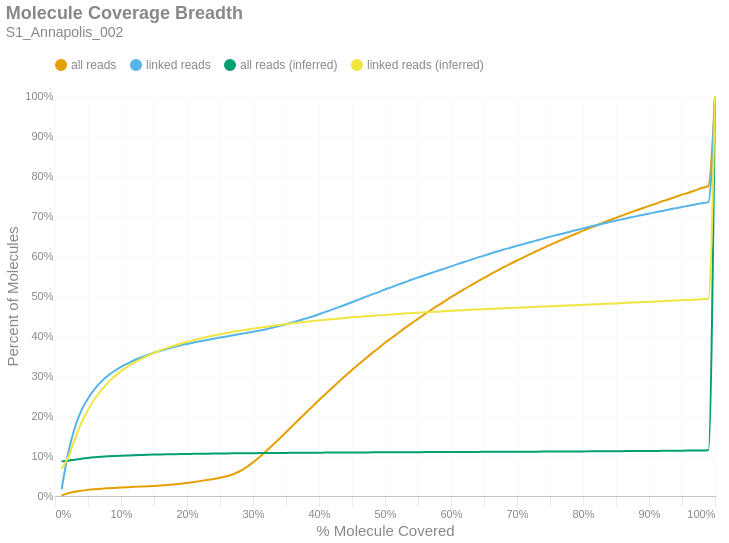

The code cell stored with this chart in its notebook:
### Markdown cell above
### Molecule Read Coverage
This chart shows molecule coverage breadth as computed by the number of bases aligned to that molecule. In other words, "*how much of each unique long molecule is actually sequenced/aligned?*" Keep in mind there is a distinction between sequences and alignments, since some sequences belonging to a particular molecule may not align well and wouldn't appear in the alignment data. This chart also shows molecule coverage breadth as computed by the *inferred fragment* from which the aligned sequences originate. Unlike read coverage, this calculation takes into account the total insert size, including unsequenced gaps between the forward and reverse reads. Like the previous figures, these are cumulative percents.

### Code cell
if SKIPLR:
    print_html(f"Skipped")
else:
    binned_df = consolidated_hist(valids['coverage_bp'], mask, 0.01, True)
    binned_df_inf = consolidated_hist(valids['coverage_inserts'], mask, 0.01, True)
    binned_df = binned_df.with_columns(pl.lit(binned_df_inf['all reads (cumsum)']).alias('all reads (inferred)'))
    binned_df = binned_df.with_columns(pl.lit(binned_df_inf['linked reads (cumsum)']).alias('linked reads (inferred)'))
    binned_df = binned_df.with_columns(
        (pl.col('bin').cast(pl.Float64) + 0.01).alias('right_edge')
    )

    with SafeRender(binned_df):
        (
            density_plot(binned_df, 'Molecule Coverage Breadth', samplename, 'molcov', ['all reads (inferred)','linked reads (inferred)'])
            .encode(
                #x=alt.X('bin:Q', title="% Molecule Covered").axis(format = '%').scale(padding=0),
                x=alt.X('right_edge:Q', title="% Molecule Covered").axis(format='%').scale(padding=0),
                y=alt.Y('value:Q', title='Percent of Molecules')
                    .axis(format='%')
                    .stack(False)
                    .scale(domainMin=0, padding=0),
                color=alt.Color("key:N").scale(domain = ["all reads", "linked reads", "all reads (inferred)", "linked reads (inferred)"]),
                tooltip = [
                    alt.Tooltip("key:N", title = "Data Type"),
                    alt.Tooltip("range_label:N", title="% Molecule Covered"),
                    alt.Tooltip("value:Q", format = ".2%", title="% Molecules")
                ]
            )
        ).display()

### Figure 1 — Vega-Lite specification as saved in the notebook (floating-point values rounded to 4 significant figures)
{"width": "container", "height": 400, "config": {"title": {"anchor": "start", "dy": -15, "fontSize": 18, "color": "#888888", "subtitleColor": "#888888", "subtitleFontSize": 14}, "arc": {"fill": "#0072B2"}, "axis": {"domainColor": "#888888", "domainWidth": 0.5, "gridWidth": 0.2, "grid": false, "titleFontWeight": 400, "titleFontSize": 15, "labelFontSize": 11, "labelColor": "#888888", "tickColor": "#888888", "tickWidth": 0.2, "titleColor": "#888888"}, "axisBand": {"grid": false}, "axisX": {"grid": true, "tickSize": 10, "domainCap": "round"}, "axisY": {"domain": false, "grid": true, "tickSize": 0, "domainCap": "round"}, "background": "transparent", "header": {"labelFontSize": 15, "labelColor": "#888888", "titleFontSize": 15, "titleFontWeight": 600, "titleColor": "#888888"}, "legend": {"labelFont": "sans-serif", "labelFontSize": 12, "labelColor": "#888888", "symbolSize": 100, "symbolType": "circle", "titleFontSize": 12, "titlePadding": 10, "titleColor": "#888888", "title": null, "orient": "top"}, "range": {"category": ["#E69F00", "#56B4E9", "#009E73", "#F0E442", "#0072B2", "#D55E00", "#CC79A7", "#000000"], "diverging": ["#cfe8f3", "#a2d4ec", "#73bfe2", "#46abdb", "#1696d2", "#12719e"]}, "area": {"fill": "#0072B2", "fillOpacity": 0.7, "line": true, "strokeOpacity": 0.7}, "line": {"color": "#0072B2", "stroke": "#0072B2", "strokeWidth": 2}, "trail": {"color": "#0072B2", "stroke": "#0072B2", "strokeWidth": 0, "size": 1}, "point": {"filled": true, "fillOpacity": 1.0, "size": 95}, "text": {"color": "#888888", "fontSize": 11, "align": "right", "fontWeight": 400, "size": 11}, "bar": {"fill": "#0072B2", "stroke": null}, "view": {"stroke": null, "continuousWidth": 660, "continuousHeight": 400}}, "data": {"name": "data-ead243970973a1d2ad05ec29a7162321"}, "mark": {"type": "line", "interpolate": "monotone", "point": {"opacity": 0, "size": 275}}, "encoding": {"color": {"field": "key", "scale": {"domain": ["all reads", "linked reads", "all reads (inferred)", "linked reads (inferred)"]}, "type": "nominal"}, "tooltip": [{"field": "key", "title": "Data Type", "type": "nominal"}, {"field": "range_label", "title": "% Molecule Covered", "type": "nominal"}, {"field": "value", "format": ".2%", "title": "% Molecules", "type": "quantitative"}], "x": {"axis": {"format": "%"}, "field": "right_edge", "scale": {"padding": 0}, "title": "% Molecule Covered", "type": "quantitative"}, "y": {"axis": {"format": "%"}, "field": "value", "scale": {"domainMin": 0, "padding": 0}, "stack": false, "title": "Percent of Molecules", "type": "quantitative"}}, "params": [{"name": "param_c36ac31b6afebe62", "select": {"type": "point", "fields": ["key"]}, "bind": "legend"}], "title": {"text": "Molecule Coverage Breadth", "subtitle": "S1_Annapolis_002"}, "transform": [{"fold": ["all reads (cumsum)", "linked reads (cumsum)", "all reads (inferred)", "linked reads (inferred)"]}, {"calculate": "replace(datum.key, ' (cumsum)', '')", "as": "key"}, {"filter": {"param": "param_c36ac31b6afebe62"}}], "usermeta": {"embedOptions": {"downloadFileName": "S1_Annapolis_002.molcov"}}, "$schema": "https://vega.github.io/schema/vega-lite/v6.1.0.json", "datasets": {"data-ead243970973a1d2ad05ec29a7162321": [{"bin": "0.0", "interval": "0.0-0.01", "all reads": 0.001167, "linked reads": 0.01649, "all reads (cumsum)": 0.001167, "linked reads (cumsum)": 0.01649, "range_label": "0.0-0.01", "all reads (inferred)": 0.08644, "linked reads (inferred)": 0.06804, "right_edge": 0.01}, {"bin": "0.01", "interval": "0.01-0.02", "all reads": 0.005525, "linked reads": 0.09101, "all reads (cumsum)": 0.006692, "linked reads (cumsum)": 0.1075, "range_label": "0.01-0.02", "all reads (inferred)": 0.08823, "linked reads (inferred)": 0.09674, "right_edge": 0.02}, {"bin": "0.02", "interval": "0.02-0.03", "all reads": 0.00388, "linked reads": 0.06316, "all reads (cumsum)": 0.01057, "linked reads (cumsum)": 0.1707, "range_label": "0.02-0.03", "all reads (inferred)": 0.0909, "linked reads (inferred)": 0.1422, "right_edge": 0.03}, {"bin": "0.03", "interval": "0.03-0.04", "all reads": 0.002768, "linked reads": 0.04326, "all reads (cumsum)": 0.01334, "linked reads (cumsum)": 0.2139, "range_label": "0.03-0.04", "all reads (inferred)": 0.09328, "linked reads (inferred)": 0.1831, "right_edge": 0.04}, {"bin": "0.04", "interval": "0.04-0.05", "all reads": 0.001983, "linked reads": 0.03005, "all reads (cumsum)": 0.01532, "linked reads (cumsum)": 0.244, "range_label": "0.04-0.05", "all reads (inferred)": 0.09525, "linked reads (inferred)": 0.2159, "right_edge": 0.05}, {"bin": "0.05", "interval": "0.05-0.06", "all reads": 0.001587, "linked reads": 0.02327, "all reads (cumsum)": 0.01691, "linked reads (cumsum)": 0.2672, "range_label": "0.05-0.06", "all reads (inferred)": 0.09681, "linked reads (inferred)": 0.2425, "right_edge": 0.06}, {"bin": "0.06", "interval": "0.06-0.07", "all reads": 0.001321, "linked reads": 0.01863, "all reads (cumsum)": 0.01823, "linked reads (cumsum)": 0.2859, "range_label": "0.06-0.07", "all reads (inferred)": 0.09808, "linked reads (inferred)": 0.2642, "right_edge": 0.07}, {"bin": "0.07", "interval": "0.07-0.08", "all reads": 0.001072, "linked reads": 0.01458, "all reads (cumsum)": 0.0193, "linked reads (cumsum)": 0.3004, "range_label": "0.07-0.08", "all reads (inferred)": 0.09917, "linked reads (inferred)": 0.2829, "right_edge": 0.08}, {"bin": "0.08", "interval": "0.08-0.09", "all reads": 0.0009719, "linked reads": 0.012, "all reads (cumsum)": 0.02028, "linked reads (cumsum)": 0.3124, "range_label": "0.08-0.09", "all reads (inferred)": 0.1001, "linked reads (inferred)": 0.2984, "right_edge": 0.09}, {"bin": "0.09", "interval": "0.09-0.1", "all reads": 0.0009167, "linked reads": 0.01028, "all reads (cumsum)": 0.02119, "linked reads (cumsum)": 0.3227, "range_label": "0.09-0.1", "all reads (inferred)": 0.1009, "linked reads (inferred)": 0.3121, "right_edge": 0.1}, {"bin": "0.1", "interval": "0.1-0.11", "all reads": 0.0008372, "linked reads": 0.008544, "all reads (cumsum)": 0.02203, "linked reads (cumsum)": 0.3313, "range_label": "0.1-0.11", "all reads (inferred)": 0.1015, "linked reads (inferred)": 0.3233, "right_edge": 0.11}, {"bin": "0.11", "interval": "0.11-0.12", "all reads": 0.000824, "linked reads": 0.008052, "all reads (cumsum)": 0.02285, "linked reads (cumsum)": 0.3393, "range_label": "0.11-0.12", "all reads (inferred)": 0.1021, "linked reads (inferred)": 0.3334, "right_edge": 0.12}, {"bin": "0.12", "interval": "0.12-0.13", "all reads": 0.0007833, "linked reads": 0.006948, "all reads (cumsum)": 0.02364, "linked reads (cumsum)": 0.3463, "range_label": "0.12-0.13", "all reads (inferred)": 0.1026, "linked reads (inferred)": 0.342, "right_edge": 0.13}, {"bin": "0.13", "interval": "0.13-0.14", "all reads": 0.0007765, "linked reads": 0.006184, "all reads (cumsum)": 0.02441, "linked reads (cumsum)": 0.3525, "range_label": "0.13-0.14", "all reads (inferred)": 0.1031, "linked reads (inferred)": 0.3504, "right_edge": 0.14}, {"bin": "0.14", "interval": "0.14-0.15", "all reads": 0.0008651, "linked reads": 0.00575, "all reads (cumsum)": 0.02528, "linked reads (cumsum)": 0.3582, "range_label": "0.14-0.15", "all reads (inferred)": 0.1035, "linked reads (inferred)": 0.3575, "right_edge": 0.15}, {"bin": "0.15", "interval": "0.15-0.16", "all reads": 0.001008, "linked reads": 0.004958, "all reads (cumsum)": 0.02629, "linked reads (cumsum)": 0.3632, "range_label": "0.15-0.16", "all reads (inferred)": 0.1039, "linked reads (inferred)": 0.3644, "right_edge": 0.16}, {"bin": "0.16", "interval": "0.16-0.17", "all reads": 0.001224, "linked reads": 0.004657, "all reads (cumsum)": 0.02751, "linked reads (cumsum)": 0.3678, "range_label": "0.16-0.17", "all reads (inferred)": 0.1043, "linked reads (inferred)": 0.3704, "right_edge": 0.17}, {"bin": "0.17", "interval": "0.17-0.18", "all reads": 0.001522, "linked reads": 0.00446, "all reads (cumsum)": 0.02903, "linked reads (cumsum)": 0.3723, "range_label": "0.17-0.18", "all reads (inferred)": 0.1046, "linked reads (inferred)": 0.3755, "right_edge": 0.18}, {"bin": "0.18", "interval": "0.18-0.19", "all reads": 0.001738, "linked reads": 0.004437, "all reads (cumsum)": 0.03077, "linked reads (cumsum)": 0.3767, "range_label": "0.18-0.19", "all reads (inferred)": 0.1049, "linked reads (inferred)": 0.3808, "right_edge": 0.19}, {"bin": "0.19", "interval": "0.19-0.2", "all reads": 0.001911, "linked reads": 0.0035, "all reads (cumsum)": 0.03268, "linked reads (cumsum)": 0.3802, "range_label": "0.19-0.2", "all reads (inferred)": 0.1051, "linked reads (inferred)": 0.3852, "right_edge": 0.2}, {"bin": "0.2", "interval": "0.2-0.21", "all reads": 0.002105, "linked reads": 0.00343, "all reads (cumsum)": 0.03479, "linked reads (cumsum)": 0.3836, "range_label": "0.2-0.21", "all reads (inferred)": 0.1054, "linked reads (inferred)": 0.3895, "right_edge": 0.21}, {"bin": "0.21", "interval": "0.21-0.22", "all reads": 0.002379, "linked reads": 0.003419, "all reads (cumsum)": 0.03716, "linked reads (cumsum)": 0.3871, "range_label": "0.21-0.22", "all reads (inferred)": 0.1056, "linked reads (inferred)": 0.3936, "right_edge": 0.22}, {"bin": "0.22", "interval": "0.22-0.23", "all reads": 0.002561, "linked reads": 0.002944, "all reads (cumsum)": 0.03973, "linked reads (cumsum)": 0.39, "range_label": "0.22-0.23", "all reads (inferred)": 0.1058, "linked reads (inferred)": 0.3976, "right_edge": 0.23}, {"bin": "0.23", "interval": "0.23-0.24", "all reads": 0.002817, "linked reads": 0.002956, "all reads (cumsum)": 0.04254, "linked reads (cumsum)": 0.393, "range_label": "0.23-0.24", "all reads (inferred)": 0.1061, "linked reads (inferred)": 0.4011, "right_edge": 0.24}, {"bin": "0.24", "interval": "0.24-0.25", "all reads": 0.003262, "linked reads": 0.003049, "all reads (cumsum)": 0.0458, "linked reads (cumsum)": 0.396, "range_label": "0.24-0.25", "all reads (inferred)": 0.1063, "linked reads (inferred)": 0.4045, "right_edge": 0.25}, {"bin": "0.25", "interval": "0.25-0.26", "all reads": 0.003655, "linked reads": 0.002829, "all reads (cumsum)": 0.04946, "linked reads (cumsum)": 0.3988, "range_label": "0.25-0.26", "all reads (inferred)": 0.1064, "linked reads (inferred)": 0.4077, "right_edge": 0.26}, {"bin": "0.26", "interval": "0.26-0.27", "all reads": 0.004997, "linked reads": 0.002898, "all reads (cumsum)": 0.05446, "linked reads (cumsum)": 0.4017, "range_label": "0.26-0.27", "all reads (inferred)": 0.1066, "linked reads (inferred)": 0.4107, "right_edge": 0.27}, {"bin": "0.27", "interval": "0.27-0.28", "all reads": 0.007423, "linked reads": 0.003008, "all reads (cumsum)": 0.06188, "linked reads (cumsum)": 0.4047, "range_label": "0.27-0.28", "all reads (inferred)": 0.1068, "linked reads (inferred)": 0.4133, "right_edge": 0.28}, {"bin": "0.28", "interval": "0.28-0.29", "all reads": 0.01009, "linked reads": 0.002748, "all reads (cumsum)": 0.07197, "linked reads (cumsum)": 0.4075, "range_label": "0.28-0.29", "all reads (inferred)": 0.1069, "linked reads (inferred)": 0.4158, "right_edge": 0.29}, {"bin": "0.29", "interval": "0.29-0.3", "all reads": 0.01218, "linked reads": 0.00295, "all reads (cumsum)": 0.08415, "linked reads (cumsum)": 0.4104, "range_label": "0.29-0.3", "all reads (inferred)": 0.1071, "linked reads (inferred)": 0.4184, "right_edge": 0.3}, {"bin": "0.3", "interval": "0.3-0.31", "all reads": 0.01352, "linked reads": 0.003297, "all reads (cumsum)": 0.09767, "linked reads (cumsum)": 0.4137, "range_label": "0.3-0.31", "all reads (inferred)": 0.1072, "linked reads (inferred)": 0.4208, "right_edge": 0.31}, {"bin": "0.31", "interval": "0.31-0.32", "all reads": 0.01457, "linked reads": 0.003384, "all reads (cumsum)": 0.1122, "linked reads (cumsum)": 0.4171, "range_label": "0.31-0.32", "all reads (inferred)": 0.1074, "linked reads (inferred)": 0.4234, "right_edge": 0.32}, {"bin": "0.32", "interval": "0.32-0.33", "all reads": 0.01536, "linked reads": 0.00387, "all reads (cumsum)": 0.1276, "linked reads (cumsum)": 0.421, "range_label": "0.32-0.33", "all reads (inferred)": 0.1075, "linked reads (inferred)": 0.4256, "right_edge": 0.33}, {"bin": "0.33", "interval": "0.33-0.34", "all reads": 0.0156, "linked reads": 0.004084, "all reads (cumsum)": 0.1432, "linked reads (cumsum)": 0.4251, "range_label": "0.33-0.34", "all reads (inferred)": 0.1076, "linked reads (inferred)": 0.4277, "right_edge": 0.34}, {"bin": "0.34", "interval": "0.34-0.35", "all reads": 0.01613, "linked reads": 0.004304, "all reads (cumsum)": 0.1593, "linked reads (cumsum)": 0.4294, "range_label": "0.34-0.35", "all reads (inferred)": 0.1078, "linked reads (inferred)": 0.4299, "right_edge": 0.35}, {"bin": "0.35", "interval": "0.35-0.36", "all reads": 0.01626, "linked reads": 0.004668, "all reads (cumsum)": 0.1756, "linked reads (cumsum)": 0.4341, "range_label": "0.35-0.36", "all reads (inferred)": 0.1079, "linked reads (inferred)": 0.432, "right_edge": 0.36}, {"bin": "0.36", "interval": "0.36-0.37", "all reads": 0.01621, "linked reads": 0.004622, "all reads (cumsum)": 0.1918, "linked reads (cumsum)": 0.4387, "range_label": "0.36-0.37", "all reads (inferred)": 0.108, "linked reads (inferred)": 0.4338, "right_edge": 0.37}, {"bin": "0.37", "interval": "0.37-0.38", "all reads": 0.01618, "linked reads": 0.005114, "all reads (cumsum)": 0.208, "linked reads (cumsum)": 0.4438, "range_label": "0.37-0.38", "all reads (inferred)": 0.1081, "linked reads (inferred)": 0.4356, "right_edge": 0.38}, {"bin": "0.38", "interval": "0.38-0.39", "all reads": 0.01594, "linked reads": 0.004986, "all reads (cumsum)": 0.2239, "linked reads (cumsum)": 0.4488, "range_label": "0.38-0.39", "all reads (inferred)": 0.1082, "linked reads (inferred)": 0.4373, "right_edge": 0.39}, {"bin": "0.39", "interval": "0.39-0.4", "all reads": 0.01604, "linked reads": 0.00575, "all reads (cumsum)": 0.2399, "linked reads (cumsum)": 0.4545, "range_label": "0.39-0.4", "all reads (inferred)": 0.1083, "linked reads (inferred)": 0.439, "right_edge": 0.4}, {"bin": "0.4", "interval": "0.4-0.41", "all reads": 0.01528, "linked reads": 0.005733, "all reads (cumsum)": 0.2552, "linked reads (cumsum)": 0.4603, "range_label": "0.4-0.41", "all reads (inferred)": 0.1085, "linked reads (inferred)": 0.4407, "right_edge": 0.41}, {"bin": "0.41", "interval": "0.41-0.42", "all reads": 0.01539, "linked reads": 0.005773, "all reads (cumsum)": 0.2706, "linked reads (cumsum)": 0.466, "range_label": "0.41-0.42", "all reads (inferred)": 0.1085, "linked reads (inferred)": 0.4421, "right_edge": 0.42}, {"bin": "0.42", "interval": "0.42-0.43", "all reads": 0.01513, "linked reads": 0.006034, "all reads (cumsum)": 0.2857, "linked reads (cumsum)": 0.4721, "range_label": "0.42-0.43", "all reads (inferred)": 0.1086, "linked reads (inferred)": 0.4436, "right_edge": 0.43}, {"bin": "0.43", "interval": "0.43-0.44", "all reads": 0.01462, "linked reads": 0.006196, "all reads (cumsum)": 0.3004, "linked reads (cumsum)": 0.4783, "range_label": "0.43-0.44", "all reads (inferred)": 0.1087, "linked reads (inferred)": 0.4452, "right_edge": 0.44}, {"bin": "0.44", "interval": "0.44-0.45", "all reads": 0.01452, "linked reads": 0.005993, "all reads (cumsum)": 0.3149, "linked reads (cumsum)": 0.4843, "range_label": "0.44-0.45", "all reads (inferred)": 0.1088, "linked reads (inferred)": 0.4467, "right_edge": 0.45}, {"bin": "0.45", "interval": "0.45-0.46", "all reads": 0.01427, "linked reads": 0.006791, "all reads (cumsum)": 0.3292, "linked reads (cumsum)": 0.491, "range_label": "0.45-0.46", "all reads (inferred)": 0.1089, "linked reads (inferred)": 0.4479, "right_edge": 0.46}, {"bin": "0.46", "interval": "0.46-0.47", "all reads": 0.01377, "linked reads": 0.006404, "all reads (cumsum)": 0.3429, "linked reads (cumsum)": 0.4974, "range_label": "0.46-0.47", "all reads (inferred)": 0.109, "linked reads (inferred)": 0.4492, "right_edge": 0.47}, {"bin": "0.47", "interval": "0.47-0.48", "all reads": 0.01355, "linked reads": 0.006167, "all reads (cumsum)": 0.3565, "linked reads (cumsum)": 0.5036, "range_label": "0.47-0.48", "all reads (inferred)": 0.1091, "linked reads (inferred)": 0.4503, "right_edge": 0.48}, {"bin": "0.48", "interval": "0.48-0.49", "all reads": 0.01272, "linked reads": 0.006109, "all reads (cumsum)": 0.3692, "linked reads (cumsum)": 0.5097, "range_label": "0.48-0.49", "all reads (inferred)": 0.1092, "linked reads (inferred)": 0.4516, "right_edge": 0.49}, {"bin": "0.49", "interval": "0.49-0.5", "all reads": 0.01406, "linked reads": 0.006641, "all reads (cumsum)": 0.3833, "linked reads (cumsum)": 0.5164, "range_label": "0.49-0.5", "all reads (inferred)": 0.1092, "linked reads (inferred)": 0.4528, "right_edge": 0.5}, {"bin": "0.5", "interval": "0.5-0.51", "all reads": 0.01158, "linked reads": 0.005906, "all reads (cumsum)": 0.3948, "linked reads (cumsum)": 0.5223, "range_label": "0.5-0.51", "all reads (inferred)": 0.1093, "linked reads (inferred)": 0.4539, "right_edge": 0.51}, {"bin": "0.51", "interval": "0.51-0.52", "all reads": 0.01281, "linked reads": 0.006062, "all reads (cumsum)": 0.4077, "linked reads (cumsum)": 0.5283, "range_label": "0.51-0.52", "all reads (inferred)": 0.1094, "linked reads (inferred)": 0.4551, "right_edge": 0.52}, {"bin": "0.52", "interval": "0.52-0.53", "all reads": 0.01191, "linked reads": 0.00597, "all reads (cumsum)": 0.4196, "linked reads (cumsum)": 0.5343, "range_label": "0.52-0.53", "all reads (inferred)": 0.1095, "linked reads (inferred)": 0.4563, "right_edge": 0.53}, {"bin": "0.53", "interval": "0.53-0.54", "all reads": 0.01187, "linked reads": 0.006329, "all reads (cumsum)": 0.4314, "linked reads (cumsum)": 0.5406, "range_label": "0.53-0.54", "all reads (inferred)": 0.1096, "linked reads (inferred)": 0.4573, "right_edge": 0.54}, {"bin": "0.54", "interval": "0.54-0.55", "all reads": 0.01146, "linked reads": 0.005837, "all reads (cumsum)": 0.4429, "linked reads (cumsum)": 0.5465, "range_label": "0.54-0.55", "all reads (inferred)": 0.1096, "linked reads (inferred)": 0.4581, "right_edge": 0.55}, {"bin": "0.55", "interval": "0.55-0.56", "all reads": 0.01144, "linked reads": 0.005357, "all reads (cumsum)": 0.4543, "linked reads (cumsum)": 0.5518, "range_label": "0.55-0.56", "all reads (inferred)": 0.1097, "linked reads (inferred)": 0.4591, "right_edge": 0.56}, {"bin": "0.56", "interval": "0.56-0.57", "all reads": 0.01116, "linked reads": 0.005559, "all reads (cumsum)": 0.4655, "linked reads (cumsum)": 0.5574, "range_label": "0.56-0.57", "all reads (inferred)": 0.1098, "linked reads (inferred)": 0.4601, "right_edge": 0.57}, {"bin": "0.57", "interval": "0.57-0.58", "all reads": 0.01063, "linked reads": 0.005571, "all reads (cumsum)": 0.4761, "linked reads (cumsum)": 0.563, "range_label": "0.57-0.58", "all reads (inferred)": 0.1098, "linked reads (inferred)": 0.4609, "right_edge": 0.58}, {"bin": "0.58", "interval": "0.58-0.59", "all reads": 0.01061, "linked reads": 0.00553, "all reads (cumsum)": 0.4867, "linked reads (cumsum)": 0.5685, "range_label": "0.58-0.59", "all reads (inferred)": 0.1099, "linked reads (inferred)": 0.4619, "right_edge": 0.59}, {"bin": "0.59", "interval": "0.59-0.6", "all reads": 0.01053, "linked reads": 0.0056, "all reads (cumsum)": 0.4973, "linked reads (cumsum)": 0.5741, "range_label": "0.59-0.6", "all reads (inferred)": 0.11, "linked reads (inferred)": 0.4629, "right_edge": 0.6}, {"bin": "0.6", "interval": "0.6-0.61", "all reads": 0.009818, "linked reads": 0.005484, "all reads (cumsum)": 0.5071, "linked reads (cumsum)": 0.5796, "range_label": "0.6-0.61", "all reads (inferred)": 0.1101, "linked reads (inferred)": 0.4637, "right_edge": 0.61}, {"bin": "0.61", "interval": "0.61-0.62", "all reads": 0.01004, "linked reads": 0.005536, "all reads (cumsum)": 0.5171, "linked reads (cumsum)": 0.5851, "range_label": "0.61-0.62", "all reads (inferred)": 0.1101, "linked reads (inferred)": 0.4646, "right_edge": 0.62}, {"bin": "0.62", "interval": "0.62-0.63", "all reads": 0.009534, "linked reads": 0.005293, "all reads (cumsum)": 0.5267, "linked reads (cumsum)": 0.5904, "range_label": "0.62-0.63", "all reads (inferred)": 0.1102, "linked reads (inferred)": 0.4655, "right_edge": 0.63}, {"bin": "0.63", "interval": "0.63-0.64", "all reads": 0.009423, "linked reads": 0.00553, "all reads (cumsum)": 0.5361, "linked reads (cumsum)": 0.5959, "range_label": "0.63-0.64", "all reads (inferred)": 0.1103, "linked reads (inferred)": 0.4663, "right_edge": 0.64}, {"bin": "0.64", "interval": "0.64-0.65", "all reads": 0.009136, "linked reads": 0.004923, "all reads (cumsum)": 0.5452, "linked reads (cumsum)": 0.6008, "range_label": "0.64-0.65", "all reads (inferred)": 0.1104, "linked reads (inferred)": 0.4671, "right_edge": 0.65}, {"bin": "0.65", "interval": "0.65-0.66", "all reads": 0.0094, "linked reads": 0.00538, "all reads (cumsum)": 0.5546, "linked reads (cumsum)": 0.6062, "range_label": "0.65-0.66", "all reads (inferred)": 0.1104, "linked reads (inferred)": 0.4678, "right_edge": 0.66}, {"bin": "0.66", "interval": "0.66-0.67", "all reads": 0.008691, "linked reads": 0.004877, "all reads (cumsum)": 0.5633, "linked reads (cumsum)": 0.6111, "range_label": "0.66-0.67", "all reads (inferred)": 0.1105, "linked reads (inferred)": 0.4685, "right_edge": 0.67}, {"bin": "0.67", "interval": "0.67-0.68", "all reads": 0.008672, "linked reads": 0.004986, "all reads (cumsum)": 0.572, "linked reads (cumsum)": 0.6161, "range_label": "0.67-0.68", "all reads (inferred)": 0.1106, "linked reads (inferred)": 0.4692, "right_edge": 0.68}, {"bin": "0.68", "interval": "0.68-0.69", "all reads": 0.008313, "linked reads": 0.004547, "all reads (cumsum)": 0.5803, "linked reads (cumsum)": 0.6206, "range_label": "0.68-0.69", "all reads (inferred)": 0.1106, "linked reads (inferred)": 0.47, "right_edge": 0.69}, {"bin": "0.69", "interval": "0.69-0.7", "all reads": 0.00846, "linked reads": 0.004952, "all reads (cumsum)": 0.5888, "linked reads (cumsum)": 0.6256, "range_label": "0.69-0.7", "all reads (inferred)": 0.1107, "linked reads (inferred)": 0.4707, "right_edge": 0.7}, {"bin": "0.7", "interval": "0.7-0.71", "all reads": 0.007937, "linked reads": 0.004431, "all reads (cumsum)": 0.5967, "linked reads (cumsum)": 0.63, "range_label": "0.7-0.71", "all reads (inferred)": 0.1108, "linked reads (inferred)": 0.4715, "right_edge": 0.71}, {"bin": "0.71", "interval": "0.71-0.72", "all reads": 0.007917, "linked reads": 0.00435, "all reads (cumsum)": 0.6046, "linked reads (cumsum)": 0.6344, "range_label": "0.71-0.72", "all reads (inferred)": 0.1109, "linked reads (inferred)": 0.4723, "right_edge": 0.72}, {"bin": "0.72", "interval": "0.72-0.73", "all reads": 0.007934, "linked reads": 0.004593, "all reads (cumsum)": 0.6125, "linked reads (cumsum)": 0.639, "range_label": "0.72-0.73", "all reads (inferred)": 0.1109, "linked reads (inferred)": 0.473, "right_edge": 0.73}, {"bin": "0.73", "interval": "0.73-0.74", "all reads": 0.00753, "linked reads": 0.004547, "all reads (cumsum)": 0.6201, "linked reads (cumsum)": 0.6435, "range_label": "0.73-0.74", "all reads (inferred)": 0.111, "linked reads (inferred)": 0.4737, "right_edge": 0.74}, {"bin": "0.74", "interval": "0.74-0.75", "all reads": 0.007833, "linked reads": 0.004744, "all reads (cumsum)": 0.6279, "linked reads (cumsum)": 0.6483, "range_label": "0.74-0.75", "all reads (inferred)": 0.1111, "linked reads (inferred)": 0.4743, "right_edge": 0.75}, {"bin": "0.75", "interval": "0.75-0.76", "all reads": 0.007199, "linked reads": 0.004177, "all reads (cumsum)": 0.6351, "linked reads (cumsum)": 0.6524, "range_label": "0.75-0.76", "all reads (inferred)": 0.1112, "linked reads (inferred)": 0.4749, "right_edge": 0.76}, {"bin": "0.76", "interval": "0.76-0.77", "all reads": 0.007165, "linked reads": 0.004026, "all reads (cumsum)": 0.6423, "linked reads (cumsum)": 0.6565, "range_label": "0.76-0.77", "all reads (inferred)": 0.1112, "linked reads (inferred)": 0.4758, "right_edge": 0.77}, {"bin": "0.77", "interval": "0.77-0.78", "all reads": 0.006985, "linked reads": 0.004153, "all reads (cumsum)": 0.6493, "linked reads (cumsum)": 0.6606, "range_label": "0.77-0.78", "all reads (inferred)": 0.1113, "linked reads (inferred)": 0.4765, "right_edge": 0.78}, {"bin": "0.78", "interval": "0.78-0.79", "all reads": 0.006953, "linked reads": 0.004292, "all reads (cumsum)": 0.6562, "linked reads (cumsum)": 0.6649, "range_label": "0.78-0.79", "all reads (inferred)": 0.1114, "linked reads (inferred)": 0.4771, "right_edge": 0.79}, {"bin": "0.79", "interval": "0.79-0.8", "all reads": 0.007204, "linked reads": 0.0042, "all reads (cumsum)": 0.6634, "linked reads (cumsum)": 0.6691, "range_label": "0.79-0.8", "all reads (inferred)": 0.1115, "linked reads (inferred)": 0.478, "right_edge": 0.8}, {"bin": "0.8", "interval": "0.8-0.81", "all reads": 0.00641, "linked reads": 0.003858, "all reads (cumsum)": 0.6698, "linked reads (cumsum)": 0.673, "range_label": "0.8-0.81", "all reads (inferred)": 0.1116, "linked reads (inferred)": 0.4787, "right_edge": 0.81}, {"bin": "0.81", "interval": "0.81-0.82", "all reads": 0.006504, "linked reads": 0.003974, "all reads (cumsum)": 0.6763, "linked reads (cumsum)": 0.6769, "range_label": "0.81-0.82", "all reads (inferred)": 0.1117, "linked reads (inferred)": 0.4794, "right_edge": 0.82}, {"bin": "0.82", "interval": "0.82-0.83", "all reads": 0.00659, "linked reads": 0.003853, "all reads (cumsum)": 0.6829, "linked reads (cumsum)": 0.6808, "range_label": "0.82-0.83", "all reads (inferred)": 0.1118, "linked reads (inferred)": 0.4801, "right_edge": 0.83}, {"bin": "0.83", "interval": "0.83-0.84", "all reads": 0.006422, "linked reads": 0.003951, "all reads (cumsum)": 0.6893, "linked reads (cumsum)": 0.6847, "range_label": "0.83-0.84", "all reads (inferred)": 0.1119, "linked reads (inferred)": 0.4809, "right_edge": 0.84}, {"bin": "0.84", "interval": "0.84-0.85", "all reads": 0.006095, "linked reads": 0.003506, "all reads (cumsum)": 0.6954, "linked reads (cumsum)": 0.6882, "range_label": "0.84-0.85", "all reads (inferred)": 0.112, "linked reads (inferred)": 0.4816, "right_edge": 0.85}, {"bin": "0.85", "interval": "0.85-0.86", "all reads": 0.006165, "linked reads": 0.003772, "all reads (cumsum)": 0.7016, "linked reads (cumsum)": 0.692, "range_label": "0.85-0.86", "all reads (inferred)": 0.1121, "linked reads (inferred)": 0.4824, "right_edge": 0.86}, {"bin": "0.86", "interval": "0.86-0.87", "all reads": 0.005951, "linked reads": 0.003598, "all reads (cumsum)": 0.7075, "linked reads (cumsum)": 0.6956, "range_label": "0.86-0.87", "all reads (inferred)": 0.1122, "linked reads (inferred)": 0.4832, "right_edge": 0.87}, {"bin": "0.87", "interval": "0.87-0.88", "all reads": 0.006075, "linked reads": 0.003396, "all reads (cumsum)": 0.7136, "linked reads (cumsum)": 0.699, "range_label": "0.87-0.88", "all reads (inferred)": 0.1124, "linked reads (inferred)": 0.484, "right_edge": 0.88}, {"bin": "0.88", "interval": "0.88-0.89", "all reads": 0.005845, "linked reads": 0.003604, "all reads (cumsum)": 0.7195, "linked reads (cumsum)": 0.7026, "range_label": "0.88-0.89", "all reads (inferred)": 0.1125, "linked reads (inferred)": 0.4847, "right_edge": 0.89}, {"bin": "0.89", "interval": "0.89-0.9", "all reads": 0.005834, "linked reads": 0.003529, "all reads (cumsum)": 0.7253, "linked reads (cumsum)": 0.7061, "range_label": "0.89-0.9", "all reads (inferred)": 0.1126, "linked reads (inferred)": 0.4856, "right_edge": 0.9}, {"bin": "0.9", "interval": "0.9-0.91", "all reads": 0.005397, "linked reads": 0.003141, "all reads (cumsum)": 0.7307, "linked reads (cumsum)": 0.7093, "range_label": "0.9-0.91", "all reads (inferred)": 0.1127, "linked reads (inferred)": 0.4864, "right_edge": 0.91}, {"bin": "0.91", "interval": "0.91-0.92", "all reads": 0.006021, "linked reads": 0.00343, "all reads (cumsum)": 0.7367, "linked reads (cumsum)": 0.7127, "range_label": "0.91-0.92", "all reads (inferred)": 0.1129, "linked reads (inferred)": 0.4872, "right_edge": 0.92}, {"bin": "0.92", "interval": "0.92-0.93", "all reads": 0.005198, "linked reads": 0.003274, "all reads (cumsum)": 0.7419, "linked reads (cumsum)": 0.716, "range_label": "0.92-0.93", "all reads (inferred)": 0.113, "linked reads (inferred)": 0.488, "right_edge": 0.93}, {"bin": "0.93", "interval": "0.93-0.94", "all reads": 0.005525, "linked reads": 0.003326, "all reads (cumsum)": 0.7474, "linked reads (cumsum)": 0.7193, "range_label": "0.93-0.94", "all reads (inferred)": 0.1132, "linked reads (inferred)": 0.4888, "right_edge": 0.94}, {"bin": "0.94", "interval": "0.94-0.95", "all reads": 0.005965, "linked reads": 0.00317, "all reads (cumsum)": 0.7534, "linked reads (cumsum)": 0.7225, "range_label": "0.94-0.95", "all reads (inferred)": 0.1133, "linked reads (inferred)": 0.4896, "right_edge": 0.95}, {"bin": "0.95", "interval": "0.95-0.96", "all reads": 0.004857, "linked reads": 0.003332, "all reads (cumsum)": 0.7583, "linked reads (cumsum)": 0.7258, "range_label": "0.95-0.96", "all reads (inferred)": 0.1135, "linked reads (inferred)": 0.4902, "right_edge": 0.96}, {"bin": "0.96", "interval": "0.96-0.97", "all reads": 0.005716, "linked reads": 0.003101, "all reads (cumsum)": 0.764, "linked reads (cumsum)": 0.7289, "range_label": "0.96-0.97", "all reads (inferred)": 0.1137, "linked reads (inferred)": 0.4911, "right_edge": 0.97}, {"bin": "0.97", "interval": "0.97-0.98", "all reads": 0.005857, "linked reads": 0.002869, "all reads (cumsum)": 0.7698, "linked reads (cumsum)": 0.7318, "range_label": "0.97-0.98", "all reads (inferred)": 0.1139, "linked reads (inferred)": 0.4921, "right_edge": 0.98}, {"bin": "0.98", "interval": "0.98-0.99", "all reads": 0.00544, "linked reads": 0.003049, "all reads (cumsum)": 0.7753, "linked reads (cumsum)": 0.7348, "range_label": "0.98-0.99", "all reads (inferred)": 0.1141, "linked reads (inferred)": 0.4934, "right_edge": 0.99}, {"bin": "0.99", "interval": "0.99-1.0", "all reads": 0.2247, "linked reads": 0.2652, "all reads (cumsum)": 1.0, "linked reads (cumsum)": 1.0, "range_label": "0.99-1.0", "all reads (inferred)": 1.0, "linked reads (inferred)": 1.0, "right_edge": 1.0}]}}
